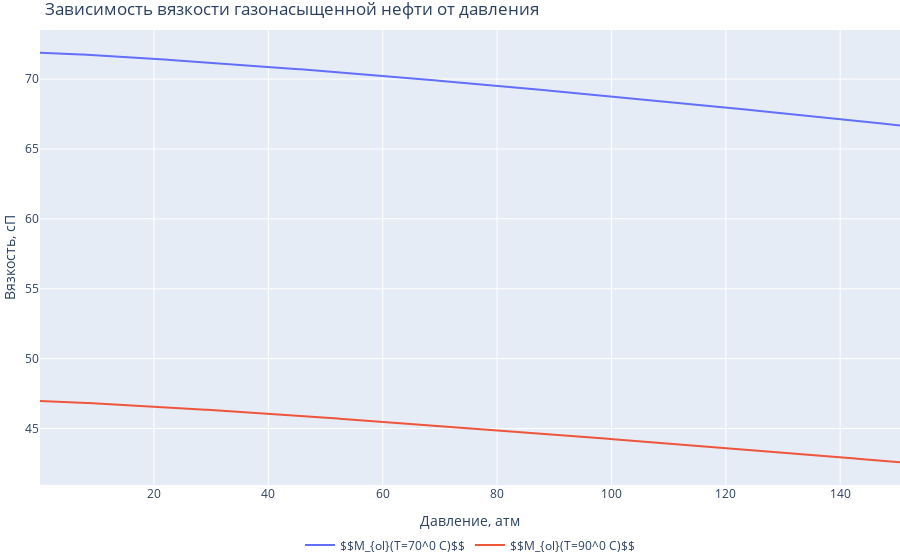

The code cell stored with this chart in its notebook:
### Code cell
fig1 = go.Figure()

fig1.add_trace(go.Scatter(x=P_si, y=Mol70, name='$$M_{ol}(T=70^0 C)$$'))
fig1.add_trace(go.Scatter(x=P_si, y=Mol90, name='$$M_{ol}(T=90^0 C)$$'))
fig1.update_layout(legend_orientation="h",
                  legend=dict(x=.5, xanchor="center"),
                  title="Зависимость вязкости газонасыщенной нефти от давления",
                  xaxis_title="Давление, атм",
                  yaxis_title="Вязкость, сП",
                  margin=dict(l=0, r=0, t=30, b=0))
fig1.update_traces(hoverinfo="x+y")
fig1.show()

### Figure 1 — Plotly figure (JSON) as saved in the notebook; plotly's stock layout.template omitted (floating-point values rounded to 4 significant figures; data arrays with more than 128 entries replaced by an {"elided": "..."} marker saying what was removed)
{"data": [{"hoverinfo": "x+y", "name": "$$M_{ol}(T=70^0 C)$$", "type": "scatter", "x": {"elided": "443 float values"}, "y": {"elided": "443 float values"}}, {"hoverinfo": "x+y", "name": "$$M_{ol}(T=90^0 C)$$", "type": "scatter", "x": {"elided": "443 float values"}, "y": {"elided": "443 float values"}}], "layout": {"legend": {"orientation": "h", "x": 0.5, "xanchor": "center"}, "margin": {"b": 0, "l": 0, "r": 0, "t": 30}, "title": {"text": "Зависимость вязкости газонасыщенной нефти от давления"}, "xaxis": {"title": {"text": "Давление, атм"}}, "yaxis": {"title": {"text": "Вязкость, сП"}}}}
